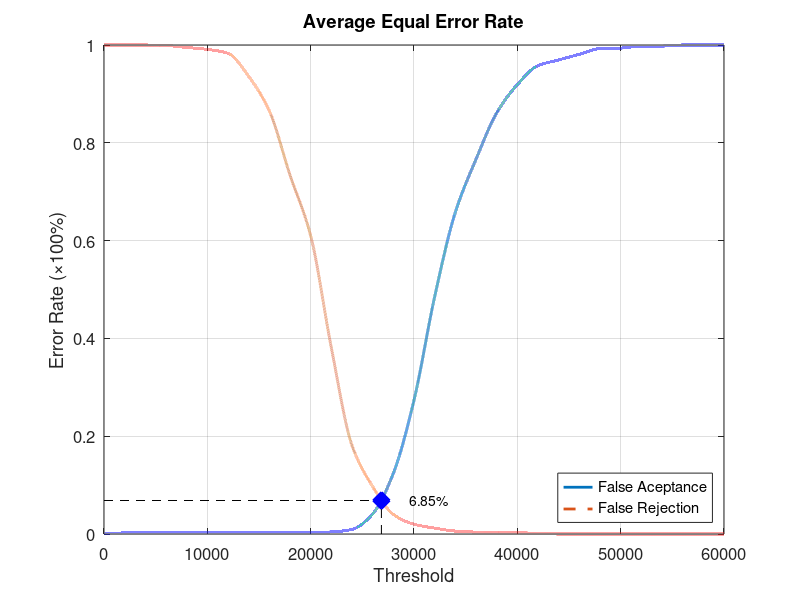
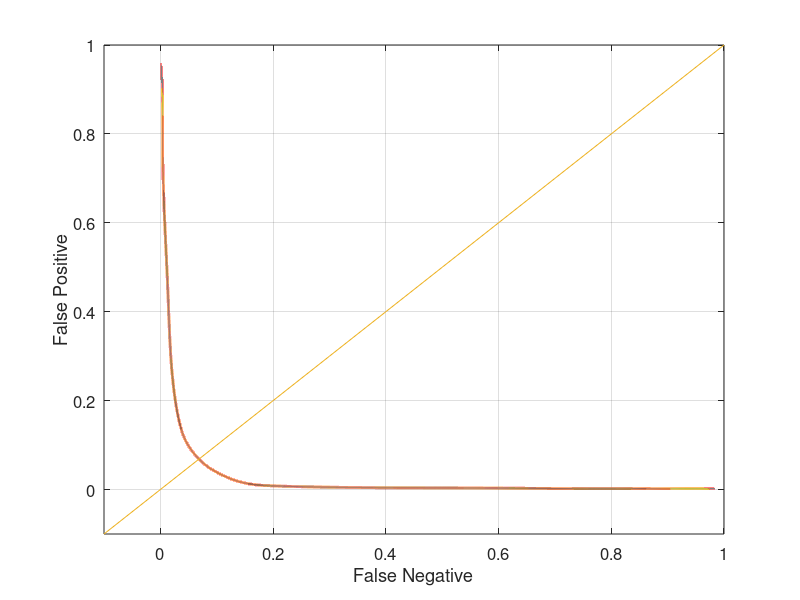

Write MATLAB code to recreate these figures, in order.
function yEER = Database3Average
close all;
clear;
clc;
x = 0:2000:60000;
xq = 0:0.5:60000;

y0 = [0 0.00210526 0.00210526 0.00210526 0.00210526 0.00210526 0.00210526 0.00210526 0.00210526 0.00210526 0.0031579 0.00421053 0.00947368 0.0410526 0.124211 0.273684 0.485263 0.657895 0.766316 0.861053 0.918947 0.957895 0.969474 0.981053 0.992632 0.993684 0.997895 0.997895 1 1 1];
yy0 = interp1(x, y0, xq, 'pchip');
y1 = [1 1 1 0.999 0.995 0.991 0.983 0.936 0.865 0.734 0.61 0.381 0.181 0.097 0.04 0.02 0.012 0.006 0.004 0.004 0.003 0.001 0 0 0 0 0 0 0 0 0];
yy1 = interp1(x, y1, xq, 'pchip');

% Calculating EER: 
y2 = abs(y0 - y1);
find(y2 == min(y2))
yy2 = abs(yy0 - yy1);
xEER = find(yy2 == min(yy2));
xEERIndex = xq(xEER) % X-axis EER
yEER = yy0(xEER) % Y-axis EER

main = figure
plot(xq, yy0,'-','LineWidth', 2);	hold on
plot(xq, yy1,'--','LineWidth', 2);	hold on
plot([xEERIndex xEERIndex], [0 yEER], 'k--');	hold on
plot([0 xEERIndex], [yEER yEER], 'k--');	hold on
plot(xEERIndex, yEER, 'bx', 'LineWidth', 10);	hold on
text(xEERIndex + 10 * xEERIndex / 100, yEER, [num2str(round((10000 * yEER)) / 100) '%'])
legend('False Aceptance', 'False Rejection', 'Location', 'SouthEast')
xlabel('Threshold')
ylabel('Error Rate (\times100%)')
title('Average Equal Error Rate')
set(gca, 'FontSize', 12)
axis([0 60000 0 1])
grid on

print(main, 'Database3AverageMain', '-dpng');
FNRxFPR = figure('Color', [1 1 1]);
plot(yy1, yy0, '-', yy1, yy0, 'LineWidth', 2);
hold on
y = -0.1:0.1:1
plot(y, y); 
set(gca, 'FontSize', 12)
xlabel('False Negative')
ylabel('False Positive')
axis([-0.1 1 -0.1 1])
set(gca, 'FontSize', 12)
grid on

print(FNRxFPR, 'Database3AverageFNRxFPR','-dpng');
end
